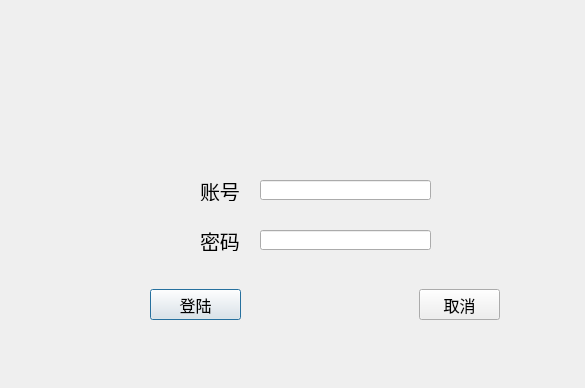
<?xml version="1.0" encoding="UTF-8"?>
<ui version="4.0">
 <class>LoginDialog</class>
 <widget class="QDialog" name="LoginDialog">
  <property name="geometry">
   <rect>
    <x>0</x>
    <y>0</y>
    <width>585</width>
    <height>388</height>
   </rect>
  </property>
  <property name="windowTitle">
   <string>LoginDialog</string>
  </property>
  <widget class="QLabel" name="imgLabel">
   <property name="geometry">
    <rect>
     <x>0</x>
     <y>0</y>
     <width>591</width>
     <height>381</height>
    </rect>
   </property>
   <property name="text">
    <string/>
   </property>
   <property name="pixmap">
    <pixmap resource="img.qrc">:/login.png</pixmap>
   </property>
  </widget>
  <widget class="QPushButton" name="loginButtom">
   <property name="geometry">
    <rect>
     <x>150</x>
     <y>289</y>
     <width>91</width>
     <height>31</height>
    </rect>
   </property>
   <property name="font">
    <font>
     <pointsize>12</pointsize>
    </font>
   </property>
   <property name="text">
    <string>登陆</string>
   </property>
  </widget>
  <widget class="QPushButton" name="cancelButtom">
   <property name="geometry">
    <rect>
     <x>419</x>
     <y>289</y>
     <width>81</width>
     <height>31</height>
    </rect>
   </property>
   <property name="font">
    <font>
     <pointsize>12</pointsize>
    </font>
   </property>
   <property name="text">
    <string>取消</string>
   </property>
  </widget>
  <widget class="QLabel" name="label_2">
   <property name="geometry">
    <rect>
     <x>200</x>
     <y>180</y>
     <width>61</width>
     <height>21</height>
    </rect>
   </property>
   <property name="font">
    <font>
     <pointsize>15</pointsize>
    </font>
   </property>
   <property name="text">
    <string>账号</string>
   </property>
  </widget>
  <widget class="QLabel" name="label_3">
   <property name="geometry">
    <rect>
     <x>200</x>
     <y>230</y>
     <width>61</width>
     <height>21</height>
    </rect>
   </property>
   <property name="font">
    <font>
     <pointsize>15</pointsize>
    </font>
   </property>
   <property name="text">
    <string>密码</string>
   </property>
  </widget>
  <widget class="QLineEdit" name="accountEdit">
   <property name="geometry">
    <rect>
     <x>260</x>
     <y>180</y>
     <width>171</width>
     <height>20</height>
    </rect>
   </property>
  </widget>
  <widget class="QLineEdit" name="passwordEdit">
   <property name="geometry">
    <rect>
     <x>260</x>
     <y>230</y>
     <width>171</width>
     <height>20</height>
    </rect>
   </property>
   <property name="echoMode">
    <enum>QLineEdit::Password</enum>
   </property>
  </widget>
 </widget>
 <resources>
  <include location="img.qrc"/>
 </resources>
 <connections/>
</ui>
